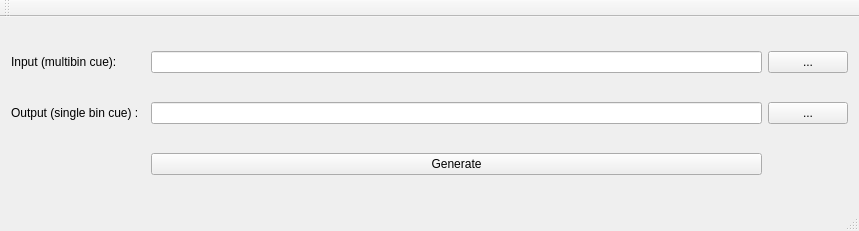
<?xml version="1.0" encoding="UTF-8"?>
<ui version="4.0">
 <class>MainWindow</class>
 <widget class="QMainWindow" name="MainWindow">
  <property name="geometry">
   <rect>
    <x>0</x>
    <y>0</y>
    <width>859</width>
    <height>231</height>
   </rect>
  </property>
  <property name="windowTitle">
   <string>Cue/multibin to cue/bin converter</string>
  </property>
  <widget class="QWidget" name="centralWidget">
   <layout class="QGridLayout" name="gridLayout">
    <item row="1" column="2">
     <widget class="QLineEdit" name="lineEdit_2"/>
    </item>
    <item row="0" column="3">
     <widget class="QPushButton" name="pushButton">
      <property name="text">
       <string>...</string>
      </property>
     </widget>
    </item>
    <item row="1" column="0">
     <widget class="QLabel" name="label_2">
      <property name="text">
       <string>Output (single bin cue) :</string>
      </property>
     </widget>
    </item>
    <item row="0" column="2">
     <widget class="QLineEdit" name="lineEdit"/>
    </item>
    <item row="2" column="2">
     <widget class="QPushButton" name="pushButton_gen">
      <property name="text">
       <string>Generate</string>
      </property>
     </widget>
    </item>
    <item row="1" column="3">
     <widget class="QPushButton" name="pushButton_2">
      <property name="text">
       <string>...</string>
      </property>
     </widget>
    </item>
    <item row="0" column="0" colspan="2">
     <widget class="QLabel" name="label">
      <property name="text">
       <string>Input (multibin cue):</string>
      </property>
     </widget>
    </item>
   </layout>
  </widget>
  <widget class="QMenuBar" name="menuBar">
   <property name="geometry">
    <rect>
     <x>0</x>
     <y>0</y>
     <width>859</width>
     <height>21</height>
    </rect>
   </property>
  </widget>
  <widget class="QToolBar" name="mainToolBar">
   <attribute name="toolBarArea">
    <enum>TopToolBarArea</enum>
   </attribute>
   <attribute name="toolBarBreak">
    <bool>false</bool>
   </attribute>
  </widget>
  <widget class="QStatusBar" name="statusBar"/>
 </widget>
 <layoutdefault spacing="6" margin="11"/>
 <resources/>
 <connections/>
</ui>
